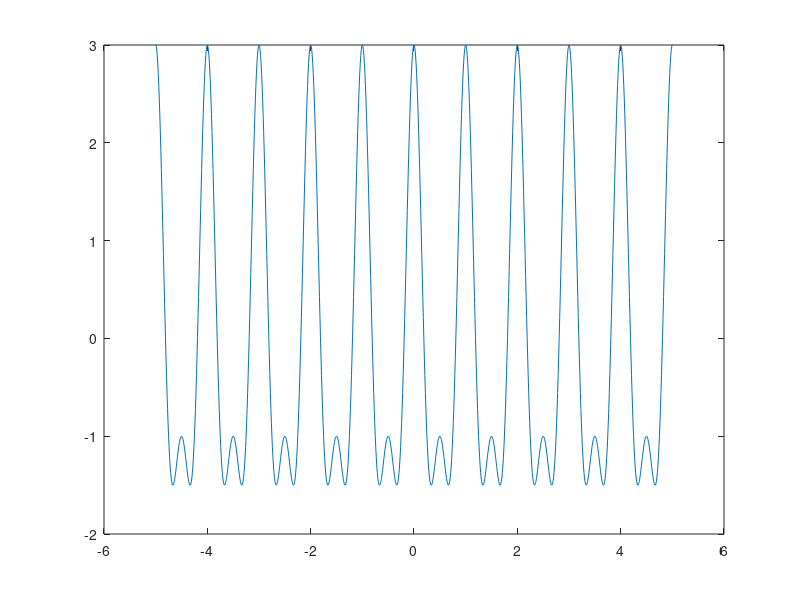

Reproduce this figure in MATLAB.
% problem 8

x_axis = -5:0.01:5;

x_t = cos(2.*2.*pi.*x_axis) + 2.*cos(2.*pi.*x_axis);

plot(x_axis, x_t);

% a)
% T0 = 1s

% from pg 85
fun = @(x) square(cos(2.*2.*pi.*x) + 2.*cos(2.*pi.*x));
q = (1/(1))*integral(fun, 0, 1);

% b)
% P(q) = -0.238563468046797

fun_a = @(x) square(cos(2.*pi.*x));
q_a = (1/(1))*integral(fun_a, 0, 1);

% q_a = 1.613811758020811e-11

fun_b = @(x) square(cos(2.*cos(pi.*x)));
q_b = (1/(1))*integral(fun_b, 0, 1);

% q_b = 0.150167170794685

% P(q) != q_a + q_b











